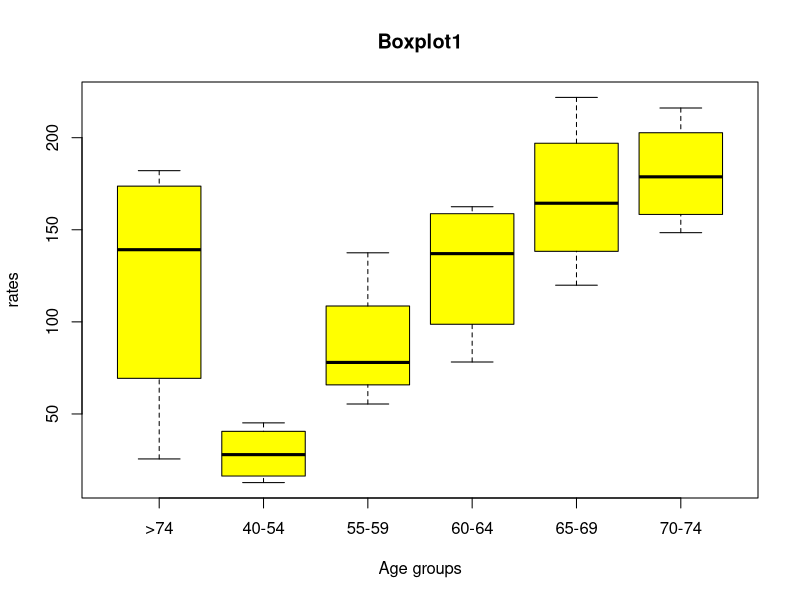
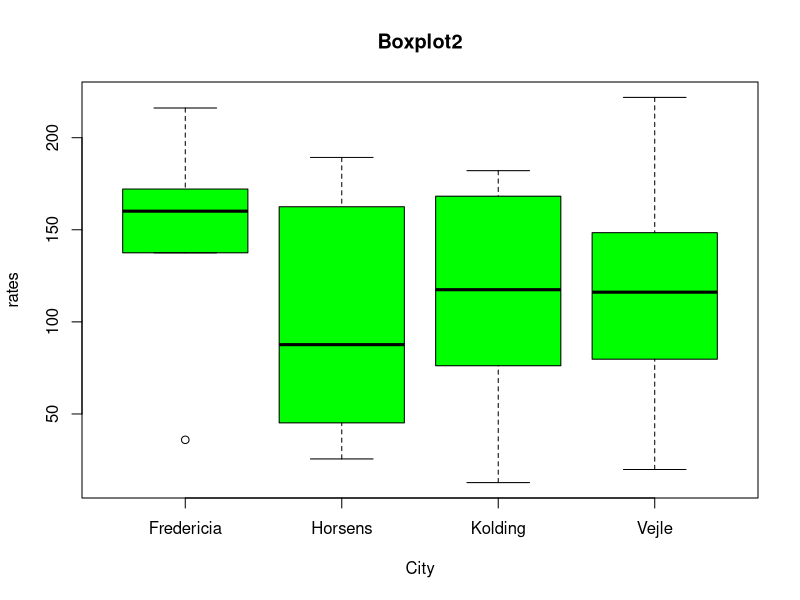

Reproduce these figures in R, in order.
## ---- chunk 1
knitr::opts_chunk$set(echo = TRUE)
## ---- chunk 2
if (!require(lmtest)) {
    install.packages("lmtest")
    require(lmtest)
}
## ---- chunk 3
# Create a new project and save the 'DenmarkPopulations.csv' file in the project folder on your computer. 
data1 <- read.csv("DenmarkPopulations.csv")

# Describe DenmarkPopulations.csv which we've now named as "data1":
str(data1)

# View the data (if you want to view the data in a separate tab, then type View(data1))
data1
## ---- chunk 4
# Save the 'DenmarkLungCancer.csv' file in the project folder on your computer. 
data2 <- read.csv("DenmarkLungCancer.csv")

# Describe DenmarkLungCancer.csv which we've now named as "data2":
str(data2)

# View the data (if you want to view the data in a separate tab, then type View(data2))
data2
## ---- chunk 5
# This is a 1-to-1 merg. To merge data1 onto data2 (to merge population and cancer data), we reopen the cancer data.  The variables that define the merge are 'age' and 'city'. Note that unlike STATA, we define a new dataset that is the result of merging both data1 and data2

final <- merge(data1, data2, by = c("age", "city"))

# View merged dataset that we've now named 'final'
final
## ---- chunk 6
table(final$age)
table(final$city)

# Sort the dataset by age group to reflect 40-54 as the first group.
final <- final[order(final$age),]

## ---- chunk 7
final$rate <- final$cases / final$pop *10000
## ---- chunk 8
boxplot(rate~age, data = final, 
ylab = "rates", xlab = "Age groups", 
main = "Boxplot1", col = "yellow")


boxplot(rate~ city, data = final, 
ylab = "rates", xlab = "City", 
main = "Boxplot2", col = "green")
## ---- chunk 9
pois <- glm(cases ~ age +city + log(pop), data=final, 
family = poisson(link = log))

#to calculate IRR values from the beta coefficients
exp(coef(pois))

#to calculate CI for IRR values
exp(confint(pois))
## ---- chunk 10
# Install the "lmtest" package before the next step.
library(lmtest)
waldtest <- waldtest(glm(cases~age+city+log(pop), data=final, family = poisson(link = log)))
waldtest
## ---- chunk 11
with(pois, cbind(res.deviance = deviance, df = df.residual, p=pchisq(deviance, df.residual, lower.tail = FALSE)))
## ---- chunk 12
#Run a regression model omitting the variable of interest (here, city)

pois1 <- glm(cases ~ age + log(pop), family = poisson(link = log), data=final)
pois1

# And a regression model with the variable of interest
pois_original <- glm(cases ~ age + city + log(pop), family = poisson(link = log), data=final)
pois_original

lrtest(pois1,pois_original)

# The AIC and the BIC can be seen in the above model outputs but can otherwise be shown as below
AIC(pois1,pois_original)
BIC(pois1,pois_original)

# Our conclusion is unchanged from the Wald test.
